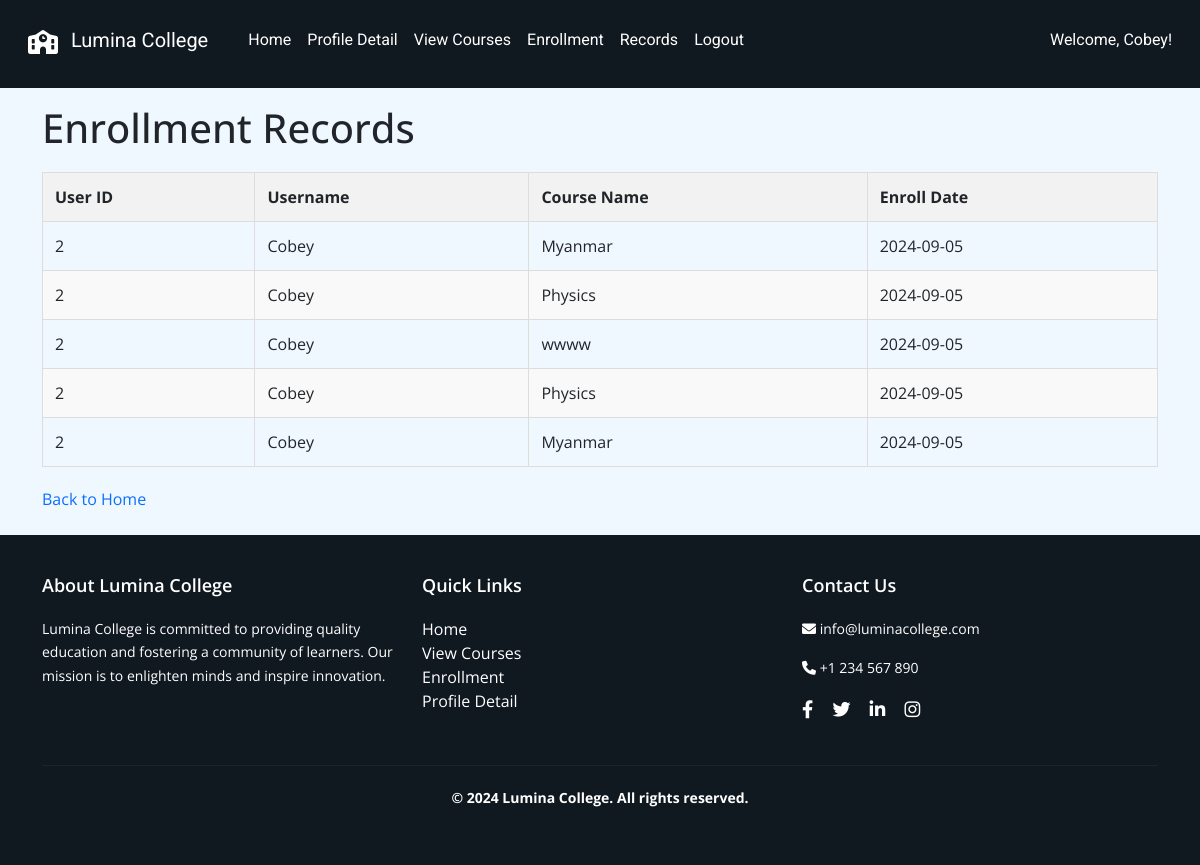
The page /student/records (signed in) on the database as committed earlier.
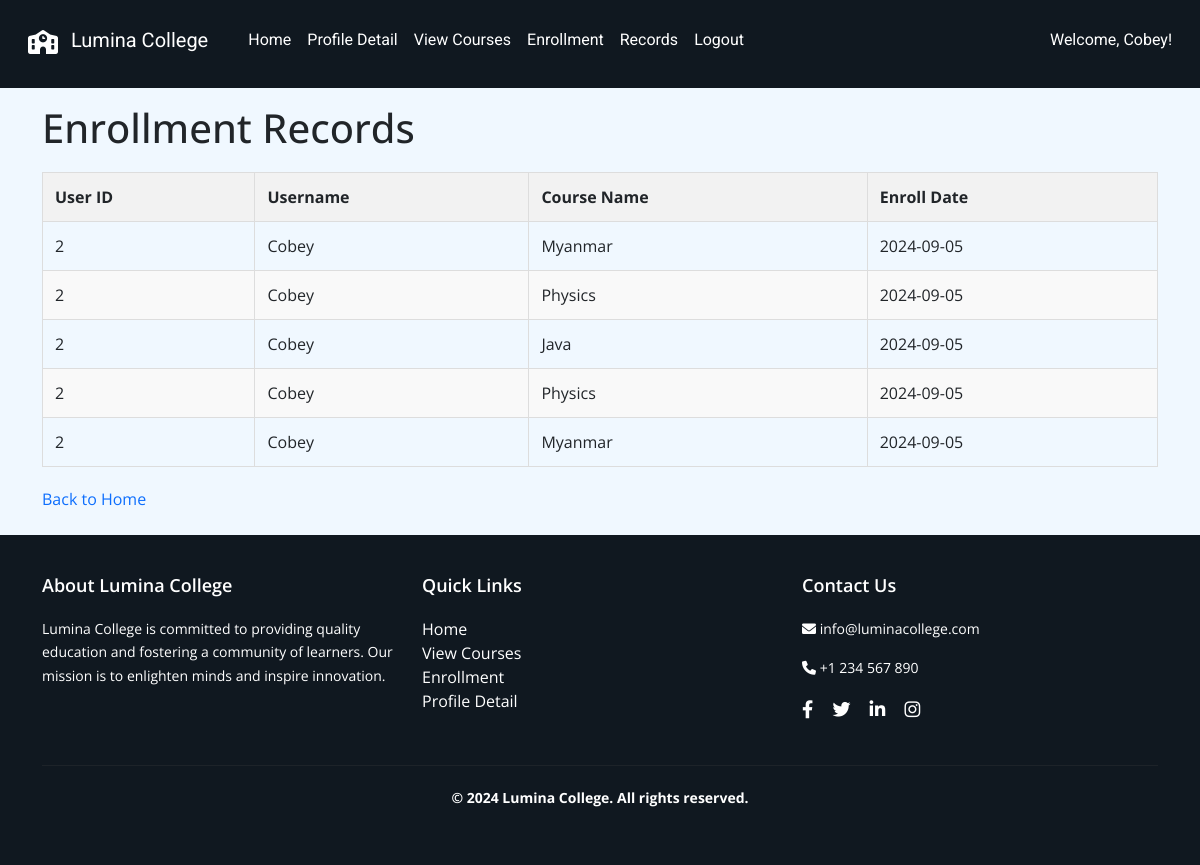
The same page on the database as committed later.
### tables this page shows
CREATE TABLE "enrollment" (
    "id" INTEGER PRIMARY KEY AUTOINCREMENT,
    "student_id" INTEGER NOT NULL,
    "course_id" INTEGER NOT NULL,
    "enroll_date" DATE NOT NULL,
    FOREIGN KEY("student_id") REFERENCES "student"("id") ON DELETE RESTRICT,
    FOREIGN KEY("course_id") REFERENCES "course"("id") ON DELETE RESTRICT
);

CREATE TABLE "course" (
    "id" INTEGER PRIMARY KEY AUTOINCREMENT,
    "name" TEXT NOT NULL,
    "image" TEXT NOT NULL,
    "description" TEXT NOT NULL,
    "credits" INTEGER NOT NULL,
    "lecturer" TEXT NOT NULL
);

CREATE TABLE "student" (
    "id" INTEGER PRIMARY KEY AUTOINCREMENT,
    "first_name" TEXT NOT NULL,
    "last_name" TEXT NOT NULL,
    "email" TEXT NOT NULL,
    "phone" INTEGER NOT NULL,
    "address" TEXT NOT NULL,
    "password" TEXT NOT NULL
);

### app.py (the view)
@app.route('/student/records')
def view_enrollment_records():
    if 'username' not in session or session.get('user_type') != 'student':
        return redirect(url_for('student_login'))
    student_id = session.get('uid')  # Get student ID from session
    if not student_id:
        return redirect(url_for('home'))
    try:
        enrollments = query_db("""
            SELECT e.student_id, s.first_name, c.name AS course_name, e.enroll_date
            FROM enrollment e
            JOIN student s ON e.student_id = s.id
            JOIN course c ON e.course_id = c.id
            WHERE e.student_id = ?
        """, (student_id,))
    except Exception as e:
        print(traceback.format_exc())
        enrollments = []
    return render_template('student/records.html', enrollments=enrollments, username=session.get('username'))

### dbcontroller.py (called while the page is built)
def get_db_connection():
    return sqlite3.connect(DATABASE)

def query_db(query, args=(), one=False):
    con = get_db_connection()
    with closing(con.cursor()) as cur:
        cur.execute(query, args)
        rv = cur.fetchall()
        if one:
            return rv[0] if rv else None
        return rv

### templates/student/records.html (shortened to what this page needs)
{% extends "/student/layout.html" %} {% block content %}
<h1>Enrollment Records</h1>
<table>
  <thead>
    <tr>
      <th>User ID</th>
      <th>Username</th>
      <th>Course Name</th>
      <th>Enroll Date</th>
    </tr>
  </thead>
  <tbody>
    {% if enrollments %} {% for enrollment in enrollments %}
    <tr>
      <td>{{ enrollment[0] }}</td>
      <td>{{ enrollment[1] }}</td>
      <td>{{ enrollment[2] }}</td>
      <td>{{ enrollment[3]}}</td>
    </tr>
    {% endfor %} {% else %}
    <tr>
      <td colspan="4">No enrollment records found.</td>
    </tr>
    {% endif %}
  </tbody>
</table>
<a href="{{ url_for('home') }}">Back to Home</a>
{% endblock %}

Rows that differ between the two databases and show on the page:
changed through a linked row, enrollment: name "wwww" → "Java"
